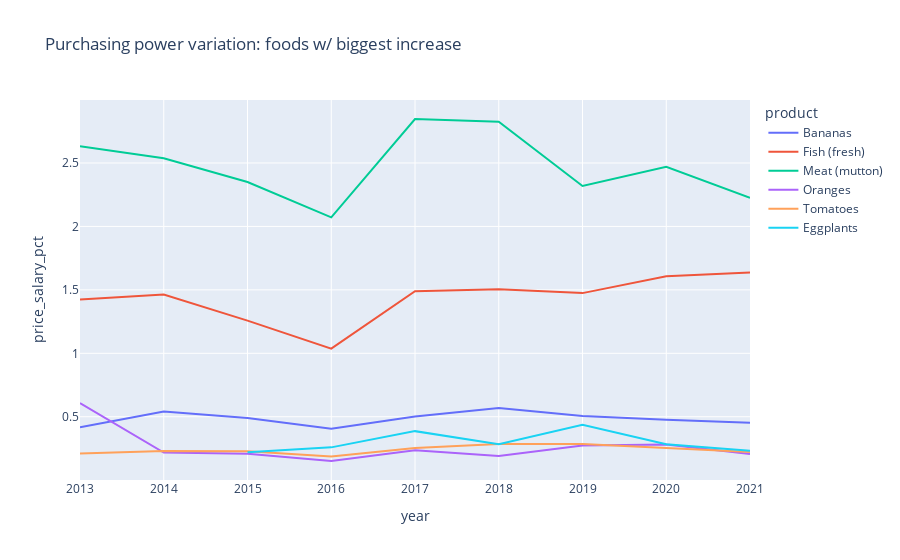
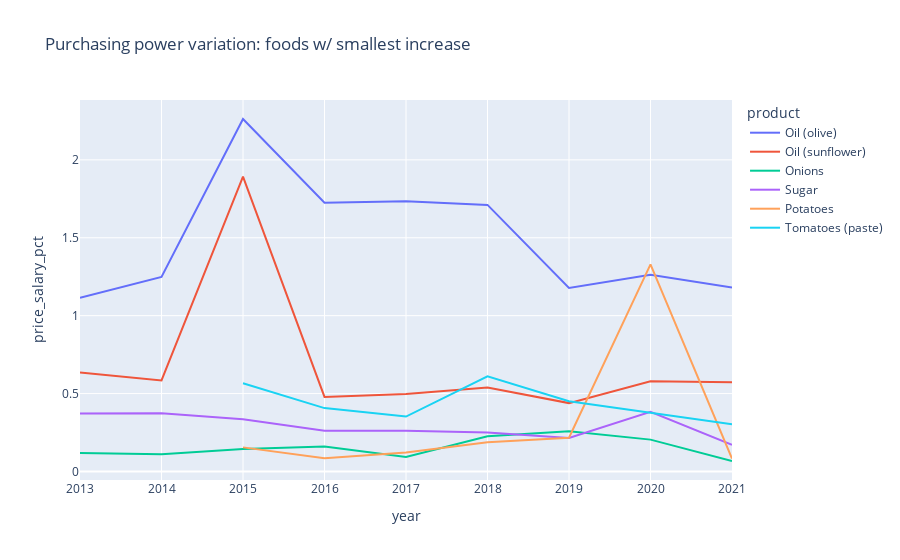

Notebook source saved alongside these figures, in order:
### Markdown cell above
## Graph 3:  What's the relationship between food price variation and minimum wage variation like?

In order to plot this graph:

- I used the 'food_wage_2' subset that takes into consideration how much of the minimum wage each food represents (in percentage) throughout the years.

- In opposition to the previous graphs, only the 6 top and bottom products were plotted. That is because otherwise it would have had too much noise and made it difficult to read.

### Code cell
# Df will be used to plot consumer's purchasing power related to the top 6 and bottom 6 foods.
#

food_wage_4 = food_wage_2[food_wage_2['product'].isin((food_price_variation_bottom10['product'][:6]).tolist())]

food_wage_5 = food_wage_2[food_wage_2['product'].isin((food_price_variation_top10['product'][:6]).tolist())]


fig2 = px.line(food_wage_5, x='year', y='price_salary_pct', color='product', title = 'Purchasing power variation: foods w/ biggest increase')
fig2.write_image("images/fig2.jpeg")
fig2.show()

fig3 = px.line(food_wage_4, x='year', y='price_salary_pct', color='product', title = 'Purchasing power variation: foods w/ smallest increase')
fig3.write_image("images/fig3.jpeg")
fig3.show()

### Figure 1 — Plotly figure (JSON) as saved in the notebook; plotly's stock layout.template omitted (floating-point values rounded to 4 significant figures)
{"data": [{"hovertemplate": "product=Bananas<br>year=%{x}<br>price_salary_pct=%{y}<extra></extra>", "legendgroup": "Bananas", "line": {"color": "#636efa", "dash": "solid"}, "marker": {"symbol": "circle"}, "mode": "lines", "name": "Bananas", "orientation": "v", "showlegend": true, "type": "scatter", "x": [2013, 2014, 2015, 2016, 2017, 2018, 2019, 2020, 2021], "xaxis": "x", "y": [0.4169, 0.5415, 0.4894, 0.405, 0.5018, 0.5681, 0.5058, 0.476, 0.4526], "yaxis": "y"}, {"hovertemplate": "product=Fish (fresh)<br>year=%{x}<br>price_salary_pct=%{y}<extra></extra>", "legendgroup": "Fish (fresh)", "line": {"color": "#EF553B", "dash": "solid"}, "marker": {"symbol": "circle"}, "mode": "lines", "name": "Fish (fresh)", "orientation": "v", "showlegend": true, "type": "scatter", "x": [2013, 2014, 2015, 2016, 2017, 2018, 2019, 2020, 2021], "xaxis": "x", "y": [1.424, 1.463, 1.258, 1.037, 1.49, 1.506, 1.474, 1.608, 1.638], "yaxis": "y"}, {"hovertemplate": "product=Meat (mutton)<br>year=%{x}<br>price_salary_pct=%{y}<extra></extra>", "legendgroup": "Meat (mutton)", "line": {"color": "#00cc96", "dash": "solid"}, "marker": {"symbol": "circle"}, "mode": "lines", "name": "Meat (mutton)", "orientation": "v", "showlegend": true, "type": "scatter", "x": [2013, 2014, 2015, 2016, 2017, 2018, 2019, 2020, 2021], "xaxis": "x", "y": [2.632, 2.538, 2.35, 2.072, 2.847, 2.826, 2.319, 2.47, 2.226], "yaxis": "y"}, {"hovertemplate": "product=Oranges<br>year=%{x}<br>price_salary_pct=%{y}<extra></extra>", "legendgroup": "Oranges", "line": {"color": "#ab63fa", "dash": "solid"}, "marker": {"symbol": "circle"}, "mode": "lines", "name": "Oranges", "orientation": "v", "showlegend": true, "type": "scatter", "x": [2013, 2014, 2015, 2016, 2017, 2018, 2019, 2020, 2021], "xaxis": "x", "y": [0.608, 0.2176, 0.2089, 0.1512, 0.2363, 0.1912, 0.274, 0.282, 0.2063], "yaxis": "y"}, {"hovertemplate": "product=Tomatoes<br>year=%{x}<br>price_salary_pct=%{y}<extra></extra>", "legendgroup": "Tomatoes", "line": {"color": "#FFA15A", "dash": "solid"}, "marker": {"symbol": "circle"}, "mode": "lines", "name": "Tomatoes", "orientation": "v", "showlegend": true, "type": "scatter", "x": [2013, 2014, 2015, 2016, 2017, 2018, 2019, 2020, 2021], "xaxis": "x", "y": [0.2095, 0.2297, 0.2289, 0.187, 0.2543, 0.2858, 0.2861, 0.2525, 0.2217], "yaxis": "y"}, {"hovertemplate": "product=Eggplants<br>year=%{x}<br>price_salary_pct=%{y}<extra></extra>", "legendgroup": "Eggplants", "line": {"color": "#19d3f3", "dash": "solid"}, "marker": {"symbol": "circle"}, "mode": "lines", "name": "Eggplants", "orientation": "v", "showlegend": true, "type": "scatter", "x": [2015, 2016, 2017, 2018, 2019, 2020, 2021], "xaxis": "x", "y": [0.2197, 0.2587, 0.3865, 0.2828, 0.4362, 0.2837, 0.2317], "yaxis": "y"}], "layout": {"legend": {"title": {"text": "product"}, "tracegroupgap": 0}, "title": {"text": "Purchasing power variation: foods w/ biggest increase"}, "xaxis": {"anchor": "y", "domain": [0, 1], "title": {"text": "year"}}, "yaxis": {"anchor": "x", "domain": [0, 1], "title": {"text": "price_salary_pct"}}}}

### Figure 2 — Plotly figure (JSON) as saved in the notebook; plotly's stock layout.template omitted (floating-point values rounded to 4 significant figures)
{"data": [{"hovertemplate": "product=Oil (olive)<br>year=%{x}<br>price_salary_pct=%{y}<extra></extra>", "legendgroup": "Oil (olive)", "line": {"color": "#636efa", "dash": "solid"}, "marker": {"symbol": "circle"}, "mode": "lines", "name": "Oil (olive)", "orientation": "v", "showlegend": true, "type": "scatter", "x": [2013, 2014, 2015, 2016, 2017, 2018, 2019, 2020, 2021], "xaxis": "x", "y": [1.115, 1.248, 2.262, 1.724, 1.735, 1.711, 1.178, 1.262, 1.181], "yaxis": "y"}, {"hovertemplate": "product=Oil (sunflower)<br>year=%{x}<br>price_salary_pct=%{y}<extra></extra>", "legendgroup": "Oil (sunflower)", "line": {"color": "#EF553B", "dash": "solid"}, "marker": {"symbol": "circle"}, "mode": "lines", "name": "Oil (sunflower)", "orientation": "v", "showlegend": true, "type": "scatter", "x": [2013, 2014, 2015, 2016, 2017, 2018, 2019, 2020, 2021], "xaxis": "x", "y": [0.6346, 0.5845, 1.893, 0.4784, 0.4968, 0.539, 0.4389, 0.5793, 0.5722], "yaxis": "y"}, {"hovertemplate": "product=Onions<br>year=%{x}<br>price_salary_pct=%{y}<extra></extra>", "legendgroup": "Onions", "line": {"color": "#00cc96", "dash": "solid"}, "marker": {"symbol": "circle"}, "mode": "lines", "name": "Onions", "orientation": "v", "showlegend": true, "type": "scatter", "x": [2013, 2014, 2015, 2016, 2017, 2018, 2019, 2020, 2021], "xaxis": "x", "y": [0.1185, 0.1102, 0.1448, 0.1603, 0.09283, 0.2267, 0.258, 0.2046, 0.06737], "yaxis": "y"}, {"hovertemplate": "product=Sugar<br>year=%{x}<br>price_salary_pct=%{y}<extra></extra>", "legendgroup": "Sugar", "line": {"color": "#ab63fa", "dash": "solid"}, "marker": {"symbol": "circle"}, "mode": "lines", "name": "Sugar", "orientation": "v", "showlegend": true, "type": "scatter", "x": [2013, 2014, 2015, 2016, 2017, 2018, 2019, 2020, 2021], "xaxis": "x", "y": [0.373, 0.3744, 0.3354, 0.2617, 0.261, 0.2503, 0.215, 0.3826, 0.1716], "yaxis": "y"}, {"hovertemplate": "product=Potatoes<br>year=%{x}<br>price_salary_pct=%{y}<extra></extra>", "legendgroup": "Potatoes", "line": {"color": "#FFA15A", "dash": "solid"}, "marker": {"symbol": "circle"}, "mode": "lines", "name": "Potatoes", "orientation": "v", "showlegend": true, "type": "scatter", "x": [2015, 2016, 2017, 2018, 2019, 2020, 2021], "xaxis": "x", "y": [0.1548, 0.0844, 0.1215, 0.1872, 0.2169, 1.33, 0.0833], "yaxis": "y"}, {"hovertemplate": "product=Tomatoes (paste)<br>year=%{x}<br>price_salary_pct=%{y}<extra></extra>", "legendgroup": "Tomatoes (paste)", "line": {"color": "#19d3f3", "dash": "solid"}, "marker": {"symbol": "circle"}, "mode": "lines", "name": "Tomatoes (paste)", "orientation": "v", "showlegend": true, "type": "scatter", "x": [2015, 2016, 2017, 2018, 2019, 2020, 2021], "xaxis": "x", "y": [0.5668, 0.4068, 0.3527, 0.611, 0.4507, 0.3768, 0.3038], "yaxis": "y"}], "layout": {"legend": {"title": {"text": "product"}, "tracegroupgap": 0}, "title": {"text": "Purchasing power variation: foods w/ smallest increase"}, "xaxis": {"anchor": "y", "domain": [0, 1], "title": {"text": "year"}}, "yaxis": {"anchor": "x", "domain": [0, 1], "title": {"text": "price_salary_pct"}}}}
